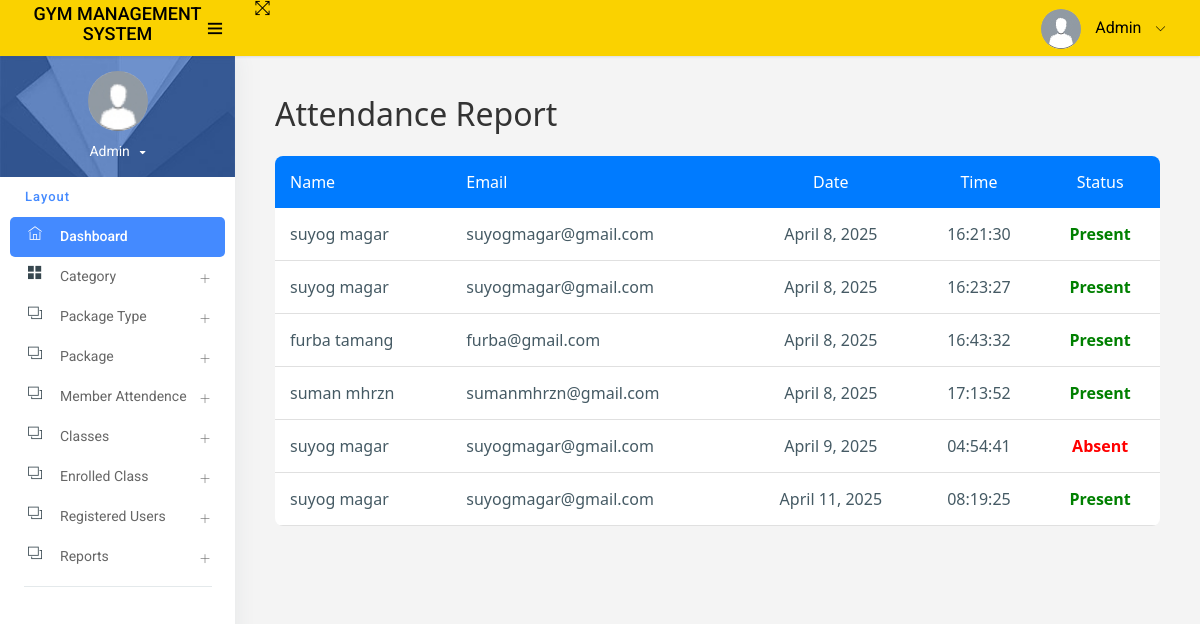
Page /attendance_report/ on the committed database.
### app/models.py (models this page shows, shortened)
class MemberAttendance(models.Model):
    member = models.ForeignKey('Signup', on_delete=models.CASCADE)
    date = models.DateField(default=timezone.now)
    time = models.TimeField(default=timezone.now)
    status = models.CharField(max_length=10, choices=[('Present', 'Present'), ('Absent', 'Absent')])

class Signup(models.Model):
    user = models.OneToOneField(User, on_delete=models.CASCADE, null=True)  # One-to-One link with User
    mobile = models.CharField(max_length=15, null=True)
    state = models.CharField(max_length=150, null=True)
    city = models.CharField(max_length=150, null=True)
    address = models.CharField(max_length=200, null=True)
    creationdate = models.DateTimeField(auto_now_add=True)

### app/views.py (the view)
# urls.py: path('attendance_report/', attendance_report, name='attendance_report'),
def attendance_report(request):
    member_attendance = MemberAttendance.objects.all().select_related('member__user')
    return render(request, 'admin/attendance_report.html', {'member_attendance': member_attendance})

### templates/admin/attendance_report.html
{% extends 'admin_base.html' %}
{% load static %}
{% block main %}
<div style="padding: 40px; background-color: #f4f4f4; min-height: 100vh; font-family: 'Segoe UI', sans-serif;">
    <h2 style="margin-bottom: 25px; color: #333;">Attendance Report</h2>
    <div style="overflow-x: auto;">
        <table style="width: 100%; border-collapse: collapse; background-color: white; border-radius: 8px; overflow: hidden;">
            <thead>
                <tr style="background-color: #007BFF; color: white;">
                    <th style="padding: 15px; text-align: left;">Name</th>
                    <th style="padding: 15px; text-align: left;">Email</th>
                    <th style="padding: 15px; text-align: center;">Date</th>
                    <th style="padding: 15px; text-align: center;">Time</th>
                    <th style="padding: 15px; text-align: center;">Status</th>
                </tr>
            </thead>
            <tbody>
                {% for member_attendance in member_attendance %}
                <tr style="border-bottom: 1px solid #e0e0e0;">
                    <td style="padding: 15px;">{{ member_attendance.member.user.first_name }} {{ member_attendance.member.user.last_name }}</td>
                    <td style="padding: 15px;">{{ member_attendance.member.user.email }}</td>
                    <td style="padding: 15px; text-align: center;">{{ member_attendance.date }}</td>
                    <td style="padding: 15px; text-align: center;">{{ member_attendance.time|time:"H:i:s" }}</td>
                    <td style="padding: 15px; text-align: center;">
                        {% if member_attendance.status == "Present" %}
                            <span style="color: green; font-weight: bold;">Present</span>
                        {% else %}
                            <span style="color: red; font-weight: bold;">Absent</span>
                        {% endif %}
                    </td>
                </tr>
                {% empty %}
                <tr>
                    <td colspan="5" style="padding: 20px; text-align: center; color: #888;">No attendance records available.</td>
                </tr>
                {% endfor %}
            </tbody>
        </table>
    </div>
</div>
{% endblock %}

### rows in the picture
MemberAttendance: member.user.first_name "suyog", member.user.last_name "magar", member.user.email "suyogmagar@gmail.com", date "April 8, 2025", time "16:21:30", status "Present"
MemberAttendance: member.user.first_name "suyog", member.user.last_name "magar", member.user.email "suyogmagar@gmail.com", date "April 8, 2025", time "16:23:27", status "Present"
MemberAttendance: member.user.first_name "furba", member.user.last_name "tamang", member.user.email "furba@gmail.com", date "April 8, 2025", time "16:43:32", status "Present"
MemberAttendance: member.user.first_name "suman", member.user.last_name "mhrzn", member.user.email "sumanmhrzn@gmail.com", date "April 8, 2025", time "17:13:52", status "Present"
MemberAttendance: member.user.first_name "suyog", member.user.last_name "magar", member.user.email "suyogmagar@gmail.com", date "April 9, 2025", time "04:54:41", status "Absent"
MemberAttendance: member.user.first_name "suyog", member.user.last_name "magar", member.user.email "suyogmagar@gmail.com", date "April 11, 2025", time "08:19:25", status "Present"
